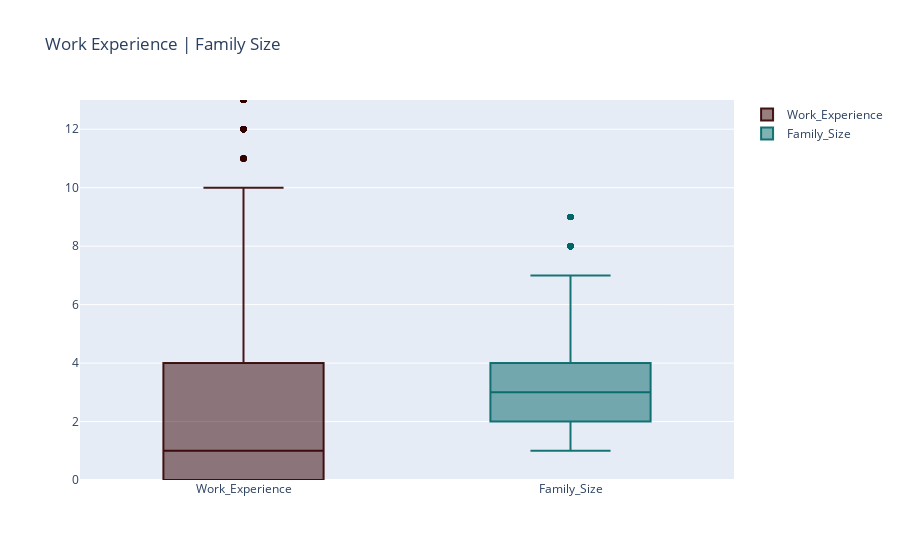

The cell this chart's notebook holds for it:
### Code cell
g1 = [go.Box(y=Train.Work_Experience,name="Work_Experience",marker=dict(color="rgba(51,0,0,0.9)"),hoverinfo="name+y")]
g2 = [go.Box(y=Train.Family_Size,name="Family_Size",marker=dict(color="rgba(0,102,102,0.9)"),hoverinfo="name+y")]
layout2 = go.Layout(title="Work Experience | Family Size",yaxis=dict(range=[0,13])) 
fig2 = go.Figure(data=g1+g2,layout=layout2)
iplot(fig2)

### Figure 1 — Plotly figure (JSON) as saved in the notebook; plotly's stock layout.template omitted (floating-point values rounded to 4 significant figures; data arrays with more than 128 entries replaced by an {"elided": "..."} marker saying what was removed)
{"data": [{"hoverinfo": "name+y", "marker": {"color": "rgba(51,0,0,0.9)"}, "name": "Work_Experience", "type": "box", "y": {"elided": "7992 int values"}}, {"hoverinfo": "name+y", "marker": {"color": "rgba(0,102,102,0.9)"}, "name": "Family_Size", "type": "box", "y": {"elided": "7992 int values"}}], "layout": {"title": {"text": "Work Experience | Family Size"}, "yaxis": {"range": [0, 13]}}}
